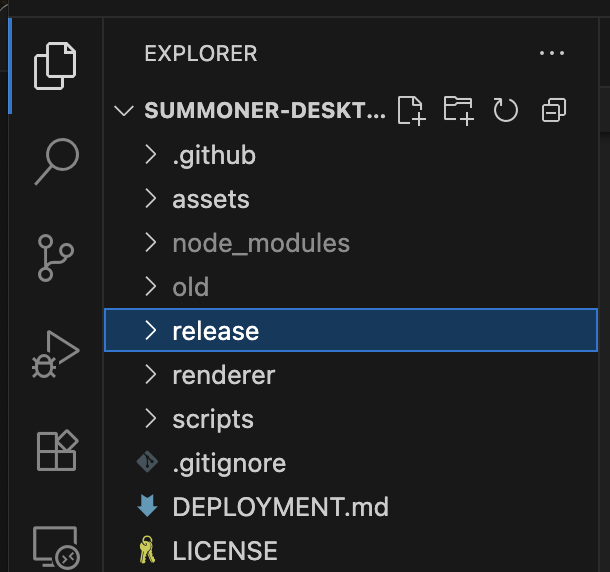
#> input picture img/release_github.png, 610 x 572 px, found by its file name; its folder holds 4 pictures in this run
$ python process_image.py
#> lines starting #> are read from the running program, lines starting #| are printed output that depends on the picture; after the words box and inside, x2 and y2 are one past the last pixel; in counts of white or black regions, pixels touching at a corner belong together
from PIL import Image, ImageDraw

def round_corners_with_border(input_path, output_path, radius=50, border_size=10, border_color=(128, 128, 128, 255)):
    """Rounds the corners of an image and adds a solid grey border."""
#> called with input_path = 'img/release_github.png', output_path = 'img/release_github_rounded.png', radius = 50, border_size = 4, border_color = (128, 128, 128, 255)
    img = Image.open(input_path).convert("RGBA")  # Ensure transparency support
#> img is the input picture: PIL image 610x572 RGBA; mean R, G, B, A 31.4, 33.8, 36.3, 255
    width, height = img.size
#> width = 610; height = 572

    # Increase canvas size to fit the border
    new_width, new_height = width + 2 * border_size, height + 2 * border_size
#> new_width = 618; new_height = 580
    bordered_img = Image.new("RGBA", (new_width, new_height), border_color)  # Start with solid grey

    # Create a transparent mask with rounded corners for the border
    border_mask = Image.new("L", (new_width, new_height), 0)
#> border_mask: PIL image 618x580 L; every value is 0
    draw = ImageDraw.Draw(border_mask)
    draw.rounded_rectangle((0, 0, new_width, new_height), radius=radius + border_size, fill=255)

    # Apply the border mask (ensures correct transparency)
    bordered_img.putalpha(border_mask)
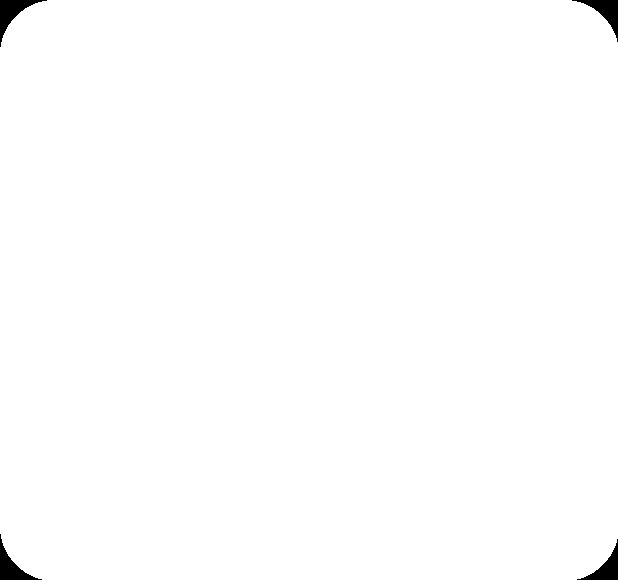
#> border_mask: PIL image 618x580 L; 99.3% white; 4 black regions, box (x1, y1, x2, y2) and area: (0, 0, 47, 47) 642, (572, 0, 618, 42) 595, (0, 534, 42, 580) 595, (577, 539, 618, 580) 549
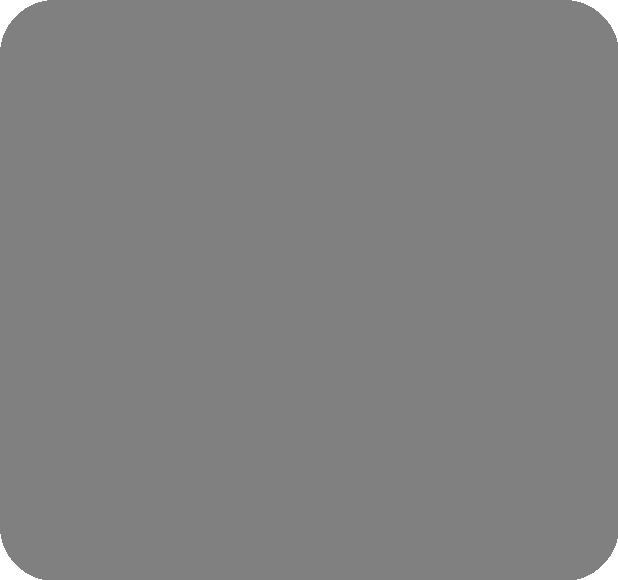
#> bordered_img: PIL image 618x580 RGBA; mean R, G, B, A 128, 128, 128, 253.3; transparent parts drawn white

    # Create another mask for the **inner image**
    inner_mask = Image.new("L", (width, height), 0)
#> inner_mask: PIL image 610x572 L; every value is 0
    draw = ImageDraw.Draw(inner_mask)
    draw.rounded_rectangle((0, 0, width, height), radius=radius, fill=255)

    # Ensure the inner image is pasted at the correct size
    img = img.resize((width, height))  # Ensure it matches expected dimensions

    # Paste the original image onto the bordered image with the inner mask
    bordered_img.paste(img, (border_size, border_size), inner_mask)
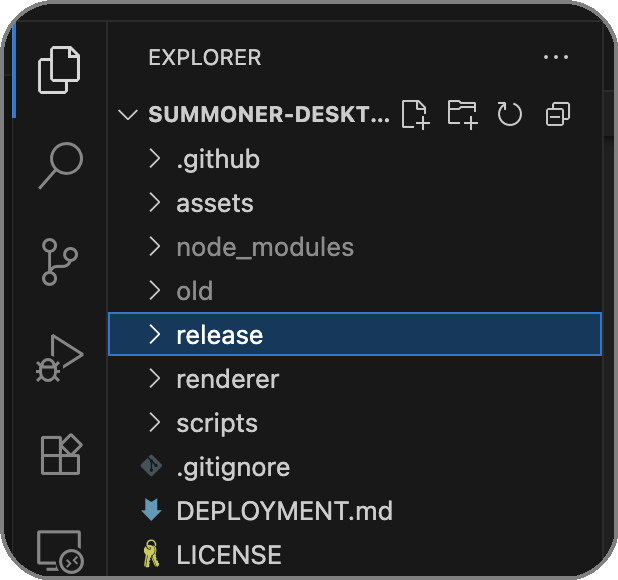
#> bordered_img: PIL image 618x580 RGBA; mean R, G, B, A 34.6, 36.9, 39.3, 253.3; transparent parts drawn white

    # Save the final image
    bordered_img.save(output_path, format="PNG")

# Usage
for s in ["img/release_github", "img/release_project", "img/macos_install_in_app"]:
#> (the run stopped early here; a loop or call above may not have finished)
